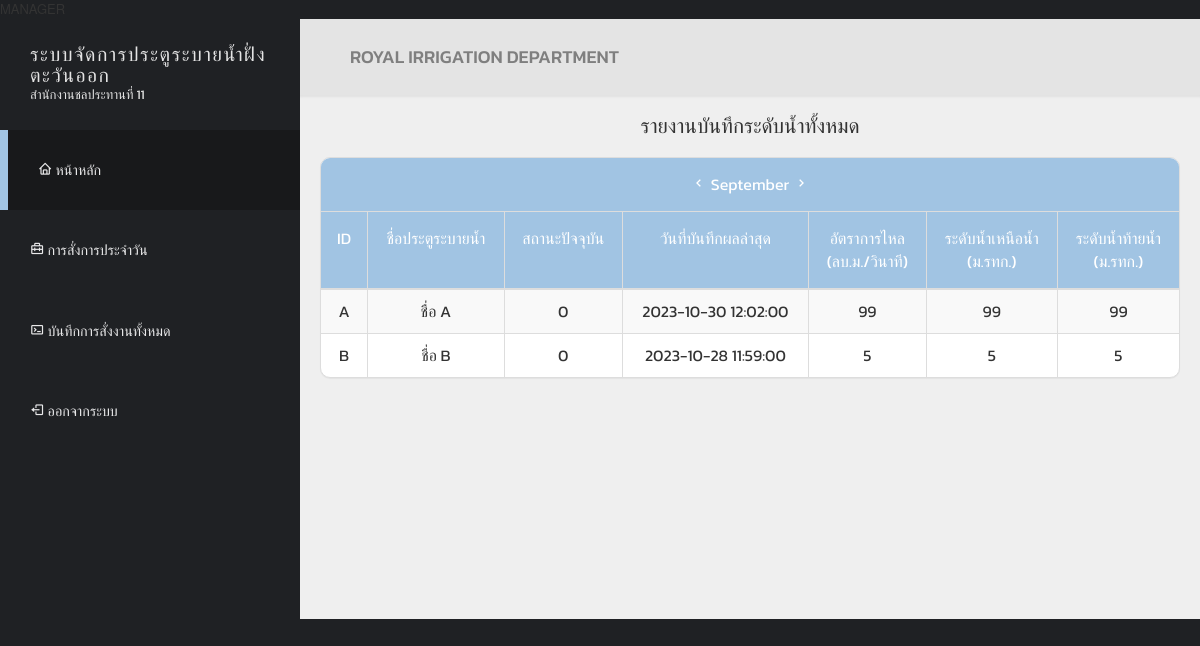
The app's page /view/manager/manager-home.php (signed in) with its own data.
### tables this page shows
CREATE TABLE `daily_report` (
  `report_ID` int(11) NOT NULL,
  `employee_report_ID` varchar(255) NOT NULL,
  `watergate_report_ID` varchar(255) NOT NULL,
  `upstream` float NOT NULL,
  `downstream` float NOT NULL,
  `flow_rate` float NOT NULL
);

CREATE TABLE `watergate_name` (
  `watergate_name_ID` varchar(255) NOT NULL,
  `gate_name` varchar(255) NOT NULL
);

CREATE TABLE `watergate` (
  `watergate_ID` varchar(255) NOT NULL,
  `gate_status` int(1) NOT NULL DEFAULT '0',
  `water_source_name` varchar(255) DEFAULT NULL,
  `criterion` float DEFAULT NULL,
  `gate_route_ID` varchar(255) DEFAULT NULL
);

CREATE TABLE `daily_report_time` (
  `report_time_ID` int(11) NOT NULL,
  `report_date` timestamp NOT NULL DEFAULT CURRENT_TIMESTAMP ON UPDATE CURRENT_TIMESTAMP
);

### view/manager/manager-home.php (the view, shortened to what this page needs)
<?php
    require_once '../../db.php';
    $sql = "
    SELECT
        d.report_ID,
        d.employee_report_ID,
        d.watergate_report_ID,
        d.upstream,
        d.downstream,
        d.flow_rate,
        t.report_date,
        g.gate_status,
        g.water_source_name,
        g.criterion,
        g.gate_route_ID,
        r.gate_name
    FROM daily_report AS d
    JOIN daily_report_time AS t ON d.report_ID = t.report_time_ID
    JOIN watergate AS g ON d.watergate_report_ID = g.watergate_ID
    JOIN watergate_name AS r ON g.watergate_ID = r.watergate_name_ID
    WHERE (d.watergate_report_ID, t.report_date) IN (
        SELECT d1.watergate_report_ID, MAX(t1.report_date)
        FROM daily_report_time AS t1
        JOIN daily_report AS d1 ON t1.report_time_ID = d1.report_ID
        GROUP BY d1.watergate_report_ID
    );
    ";
    $stmt = $conn->prepare($sql);
    $stmt->execute();
?>
<!DOCTYPE html>
<html lang="en">
<head>
  <link href='https://font.googleapis.com/css2?family=Poppins:wght@300;400;500;600;700;800;900&display=swap' rel='stylesheet' type='text/css'>
  <link href="../../css/font-awesome.min.css" rel="stylesheet">
  <link href="../../css/bootstrap.min.css" rel="stylesheet">
  <link href="../../css/templatemo-style.css" rel="stylesheet">
  <link href='https://unpkg.com/boxicons@2.1.4/css/boxicons.min.css' rel='stylesheet'>
</head>
<body>
  <div class="templatemo-flex-row">
    <div class="templatemo-sidebar">
      <header class="templatemo-site-header">
        <h1>ระบบจัดการประตูระบายน้ำฝั่งตะวันออก</h1>
        <p>สำนักงานชลประทานที่ 11</p>
      </header>
      <nav class="templatemo-left-nav">
        <ul>
          <li><a href="#" class="active"><i class='bx bx-home' ></i> หน้าหลัก</a></li>
          <li><a href="manager-assignment-order.php"><i class='bx bx-briefcase-alt-2'></i> การสั่งการประจำวัน</a></li>
          <li><a href="manager-assignment-check.php"><i class='bx bx-terminal'></i> บันทึกการสั่งงานทั้งหมด</a></li>
          <li><a href="../../logout.php"><i class='bx bx-log-out'></i> ออกจากระบบ</a></li>
        </ul>
      </nav>
    </div>
    <div class="templatemo-content col-1 light-gray-bg">
      <div class="templatemo-top-nav-container">
        <div class="row">
          <nav class="templatemo-top-nav col-lg-12 col-md-12">
            <ul class="text-uppercase">
              <h3>royal irrigation department</h3>
            </ul>
          </nav>
        </div>
      </div>
      <div class="water-gate-report" style="text-align: center; margin: 20px;">
        <h2 style="margin: 20px;">รายงานบันทึกระดับน้ำทั้งหมด</h2>
        <div class="panel panel-default table-responsive">
          <table class="table table-striped table-bordered templatemo-user-table"  style="text-align: center;">
            <thead>
              <tr>
                <td colspan="7"><a href="" class="templatemo-link"><i class='bx bx-chevron-left' style="color: white;"></i></a> September <a href="" class="templatemo-link"><i class='bx bx-chevron-right' style="color: white;"></i></a></td>
              </tr>
              <tr>
                <td>ID</td>
                <td>ชื่อประตูระบายน้ำ</td>
                <td>สถานะปัจจุบัน</td>
                <td>วันที่บันทึกผลล่าสุด</td>
                <td>อัตราการไหล<br>(ลบ.ม./วินาที)</td>
                <td>ระดับน้ำเหนือน้ำ<br>(ม.รทก.)</td>
                <td>ระดับน้ำท้ายน้ำ<br>(ม.รทก.)</td>
              </tr>
            </thead>
            <tbody>
            <?php
                while ($row = $stmt->fetch(PDO::FETCH_ASSOC)){
                    echo '<tr>';
                    echo '<td>' . $row['watergate_report_ID'] . '</td>';
                    echo '<td>' . $row['gate_name'] . '</td>';
                    echo '<td>' . $row['gate_status'] . '</td>';
                    echo '<td>' . $row['report_date'] . '</td>';
                    echo '<td>' . $row['flow_rate'] . '</td>';
                    echo '<td>' . $row['upstream'] . '</td>';
                    echo '<td>' . $row['downstream'] . '</td>';
                    echo '</tr>';
                }
                ?>
            </tbody>
          </table>
        </div>
      </div>
    </div>
  </div>
</body>
</html>

### css/templatemo-style.css (style rules this page uses)
* { font-family: 'Poppins', 'Kanit', sans-serif; }
body { font-size: 13px; }
body, .templatemo-left-nav { background: #1f2124; }
h1, h2, h3 { margin: 0; }
h2 { font-size: 1.6em; }
h3 { color: #7f7f7f; font-size: 1.4em; }
ul { list-style-type: none; margin: 0; padding: 0; }
nav li { font-size: 1.1em; list-style: none; text-transform: uppercase; }
.light-gray-bg { background-color: #efefef; }
.templatemo-sidebar { width: 300px; }
.templatemo-site-header { margin: 25px 30px; color: #e4e4e4; }
.templatemo-site-header h1 { color: #e4e4e4; display: inline-block; font-size: 1.5em; font-weight: 300; letter-spacing: 1.5px; text-transform: uppercase; vertical-align: middle; }
.templatemo-left-nav li { font-weight: 300; }
.templatemo-left-nav a.active, .templatemo-left-nav a:hover { background: #18191b; border-left: 8px solid #A1C4E3; }
.templatemo-left-nav a { color: #e9e9ea; display: block; padding: 30px; transition: all 0.3s ease; }
.templatemo-top-nav-container { background-color: #e4e4e4; padding: 28px 50px; box-shadow: 0px 0px 2px 2px rgba(161, 159, 159, 0.18); }
.templatemo-content { margin-top: 0px; min-height: 600px; padding: 0; overflow-x: hidden; }
.templatemo-flex-row { display: -webkit-flex; display: -ms-flexbox; display: flex; }
.col-1 { -webkit-flex: 1; -ms-flex: 1; flex: 1; }
.panel { border-radius: 10px; }
.table { margin-bottom: 0; }
.table>tbody>tr>td { padding: 10px 15px; }
.table>thead>tr>td { padding: 15px; }
.templatemo-link { color: black; }
.templatemo-user-table thead { background-color: #A1C4E3; color: white; font-size: 16px; }
.panel>.table-responsive:last-child>.table:last-child, .panel>.table:last-child { border-bottom-right-radius: 10px; border-bottom-left-radius: 10px; }
.panel>.table:first-child { border-top-left-radius: 10px; border-top-right-radius: 10px; }
@media only screen and (min-width: 768px) { .templatemo-left-nav { display: block !important; } }

### records on screen
daily_report: watergate_report_ID "A", watergate_name.gate_name "ชื่อ A", watergate_report_ID.gate_status "0", daily_report_time.report_date "2023-10-30 12:02:00", flow_rate "99", upstream "99", downstream "99"
daily_report: watergate_report_ID "B", watergate_name.gate_name "ชื่อ B", watergate_report_ID.gate_status "0", daily_report_time.report_date "2023-10-28 11:59:00", flow_rate "5", upstream "5", downstream "5"
